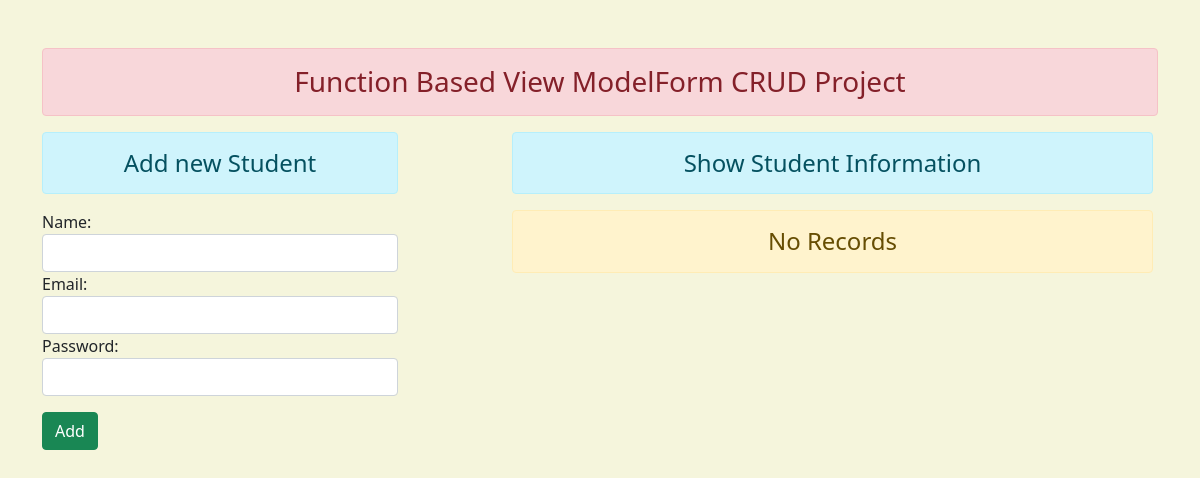
Before: / with the older database file.
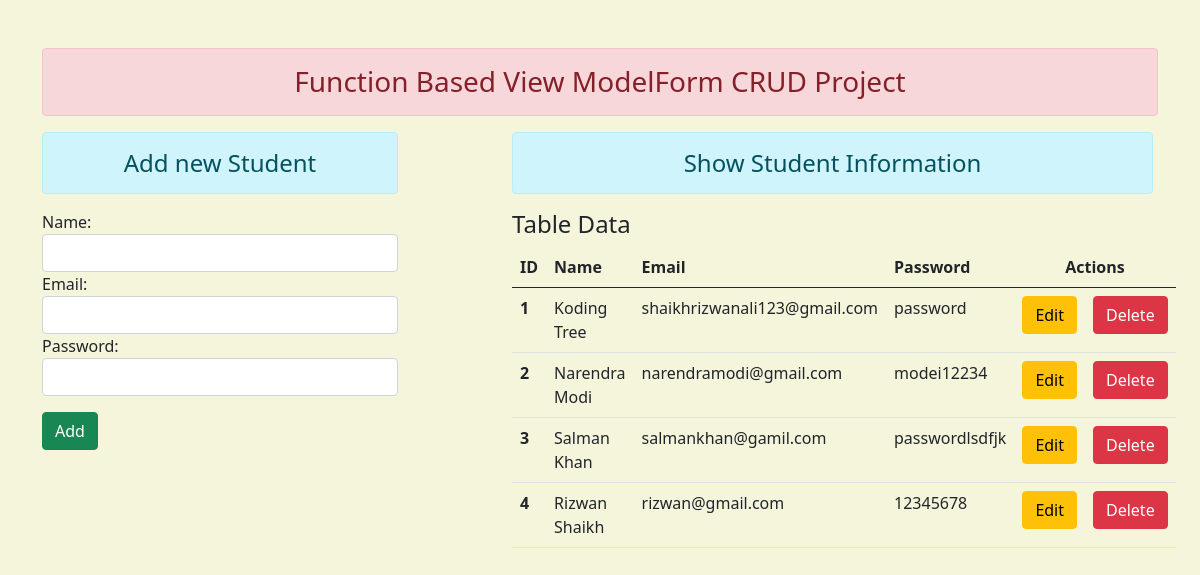
After: the same page with the newer database file.
### ktapp/models.py (models this page shows)
class modelForm(models.Model):
    name = models.CharField(max_length=150)
    email = models.EmailField(max_length=150)
    password = models.CharField(max_length=100)

### ktapp/views.py (the view)
# urls.py: path('', views.index, name= 'home'),
def index(request):
    form = mainForm()
    if request.method == 'POST' :
        form = mainForm(request.POST)
        if form.is_valid():
            print('Form validation successfull')
            ktName = form.cleaned_data['name']
            ktEmail = form.cleaned_data['email']
            ktPass = form.cleaned_data['password']
            regForm = modelForm(name = ktName, email = ktEmail, password = ktPass)
            regForm.save()
            return redirect('/submit')
        else :
            print('Form is not valid')
            params = {'form' : form}
    else :
        params = {'form' : form}
    dbData = modelForm.objects.all()
    print(dbData)
    dataParam = {'data' : dbData}
    params = {'form' : form ,'data' : dbData}
    return render(request, 'index.html', params)

### ktapp/forms.py
class mainForm(forms.Form):
    name = forms.CharField(validators=[nameVal] ,widget=forms.TextInput(attrs={'class' : 'form-control'}))
    email = forms.EmailField(validators= [emailVal],widget=forms.EmailInput(attrs={'class' : 'form-control'}))
    password = forms.CharField(validators= [passVal] ,widget=forms.PasswordInput(render_value=True ,attrs={'class' : 'form-control'}))

### ktapp/templates/index.html
{% extends 'base.html' %}
 {% load static %}
 {% block content %}
<div class="row">
  <div class="col-sm-4">
    <h4 class="text-center alert alert-info">Add new Student</h4>
    <form action="" method="POST" novalidate>
      {% csrf_token %} {{form.non_field_errors}} {% for field in form %}
      {{field.label_tag}} {{field}} {{field.errors}} {% endfor %}
      <button type="submit" class="btn btn-success mt-3">Add</button>
    </form>
  </div>
  <div class="col-sm-7 rizwan">
  <h4 class = "text-center alert alert-info">  Show Student Information </h4>
  {% if data %}
  <h4> Table Data </h4>
  <table class="table table-hover">
  <thead>
    <tr>
      <th scope="col">ID</th>
      <th scope="col">Name</th>
      <th scope="col">Email</th>
      <th scope="col">Password</th>
      <th class="text-center" scope="col" colspan="2">Actions</th>
    </tr>
  </thead>
  <tbody>
  {% for var in data %}
    <tr>
      <th scope="row"> {{var.id}} </th>
      <td>{{var.name}}</td>
      <td> {{var.email}} </td>
      <td> {{var.password}} </td>
      <td>
<a href="update/{{var.id}}/" class="btn btn-warning"> Edit</a>
</td>
      <td>
<form action="/delete/{{var.id}}/" method="POST" class="d-inline">{% csrf_token %}
  <input type="submit" value="Delete" class="btn btn-danger">
</form>
</td>
    </tr>
  {% endfor %}
  </tbody>
</table>
{% else %}
<h4 class = "text-center alert alert-warning"> No Records </h4>
  {% endif %}
  </div>
</div>
{% endblock content %}

### ktapp/templates/base.html (shortened to what this page needs)
<!DOCTYPE html>
{% load static %}
<html lang="en">
<head>
    <link rel = 'stylesheet' href =" {% static 'css/bootstrap.min.css' %} ">
    <link rel = 'stylesheet' href =" {% static 'css/fa.css' %} ">
    <link rel = 'stylesheet' href =" {% static 'css/style.css' %} ">
</head>
<body>
<div class="container mt-5">
    <h3 class="text-center alert alert-danger">Function Based View ModelForm CRUD Project</h3>
    {% block content %}
    {% endblock content %}
</div>
</body>
</html>

### ktapp/static/css/style.css (style rules this page uses)
body { background-color: beige; }
.rizwan { margin-left: 90px; }

Changed rows visible on the page:
added modelForm: id "1", name "Koding Tree", email "shaikhrizwanali123@gmail.com", password "password"
added modelForm: id "2", name "Narendra Modi", email "narendramodi@gmail.com", password "modei12234"
added modelForm: id "3", name "Salman Khan", email "salmankhan@gamil.com", password "passwordlsdfjk"
added modelForm: id "4", name "Rizwan Shaikh", email "rizwan@gmail.com", password "12345678"
Other visible differences:
text no longer shown: "No Records"
text now shown: "Table Data ID Name Email Password Actions"
